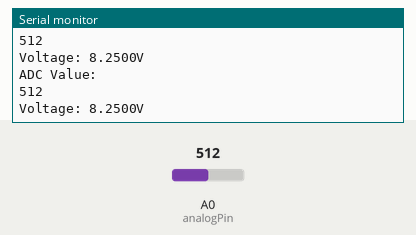
Simulated run of this sketch. Board: ESP8266 (NodeMCU). On the bench: the last lines printed to the serial monitor. Inputs (shaded band) come from the test bench; at power-on: A0 (analogPin) = 512. WiFi joins after 1.5 s; servers stay silent unless stated.

Above: at 3.0 s.
3.1 s: A0 (analogPin) set to 716
At 3.37 s:
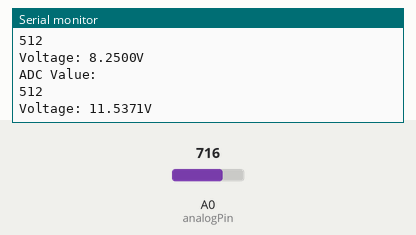
4.6 s: A0 (analogPin) set to 900
At 4.79 s:
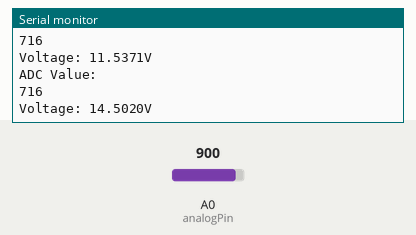
Timing chart, 0 to 7.6 s (numbered marks = the images above; inputs shaded):
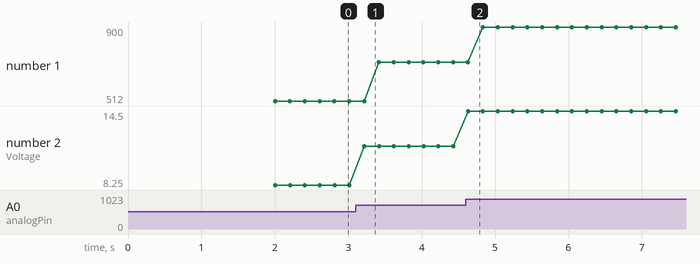

Measured:
- after the input at 3.1 s, the serial monitor: prints a new line after 0.12 s (image 1)
- after the input at 4.6 s, the serial monitor: prints a new line at once (image 2)
- plotted number 1: 512 → 716 after the input at 3.1 s, 716 → 900 after the input at 4.6 s
- plotted number 2: 8.25 → 11.54 after the input at 3.1 s, 11.54 → 14.5 after the input at 4.6 s

The sketch:

Ecycle.ino
```cpp
#define BLYNK_PRINT Serial
#define BLYNK_TEMPLATE_ID "TMPL3AyrDaxNk"
#define BLYNK_TEMPLATE_NAME "Ecycle"
#include <ESP8266WiFi.h>
#include <BlynkSimpleEsp8266.h>
char auth[] = "4RPO6yjWFZ0l5Evg0r7bMuYAW8hyoO_r "; //Enter the Auth code which was send by Blink
// Your WiFi credentials.
// Set password to "" for open networks.
char ssid[] = "Jaks";  //Enter your WIFI Name
char pass[] = "jatin2002";


int analogPin = A0; // Current sensor output


long int sensorValue = 0;

float on_voltage = 12.0;

float off_voltage = 11.5;


// refresh interval

uint32_t delayMS = 1000;


int Vsensor = D0; // voltage sensor


// voltage sensor

float correctionfactor = 0; // adjust this for calibration

float vout = 0.0;

float vin = 0.0;


// two resistors 30k and 7.5k ohms

float R1 = 30000;  //

float R2 = 7500; //

int value = 0;


char data[80];
void setup() {
  // put your setup code here, to run once:
  Serial.begin(9600);
 Blynk.begin(auth, ssid, pass);
   pinMode(Vsensor, INPUT);
   pinMode(analogPin,INPUT);
}

void loop() {
  // put your main code here, to run repeatedly:
 sensorValue = analogRead(analogPin);

    // wait 2 milliseconds before the next loop
    delay(200);


  Serial.println("ADC Value: ");
  Serial.println(sensorValue);
  Blynk.virtualWrite(V1, sensorValue);

 float vtot = 0.0;

  int loops = 10; // number of samples


  // loop multiple times and get average reading

  for (int i=0; i < loops; i++) {

    vtot = vtot + analogRead(Vsensor);

  }

  value = vtot/loops;


  // voltage calculation

  vout = (value * 3.3) / 1024.0; // 3.3V

  vin = vout / (R2/(R1+R2));


  vin = vin - correctionfactor;


  Serial.print("Voltage: ");

  Serial.print(vin, 4);

  Serial.println("V");


  // Virtual pin 0 (V0) has voltage value

  sprintf(data, "%.1f", vin);
  Blynk.virtualWrite(V0, vin);


}
```
